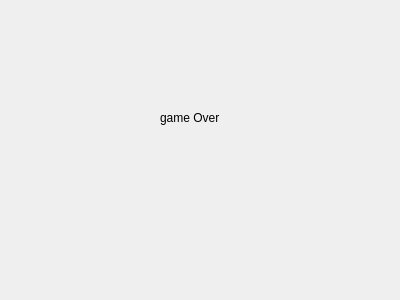
<?xml version="1.0" encoding="UTF-8"?>
<ui version="4.0">
 <class>GameOver</class>
 <widget class="QDialog" name="GameOver">
  <property name="geometry">
   <rect>
    <x>0</x>
    <y>0</y>
    <width>400</width>
    <height>300</height>
   </rect>
  </property>
  <property name="windowTitle">
   <string>Dialog</string>
  </property>
  <widget class="QLabel" name="label">
   <property name="geometry">
    <rect>
     <x>160</x>
     <y>110</y>
     <width>71</width>
     <height>16</height>
    </rect>
   </property>
   <property name="text">
    <string>game Over</string>
   </property>
  </widget>
 </widget>
 <resources/>
 <connections/>
</ui>
